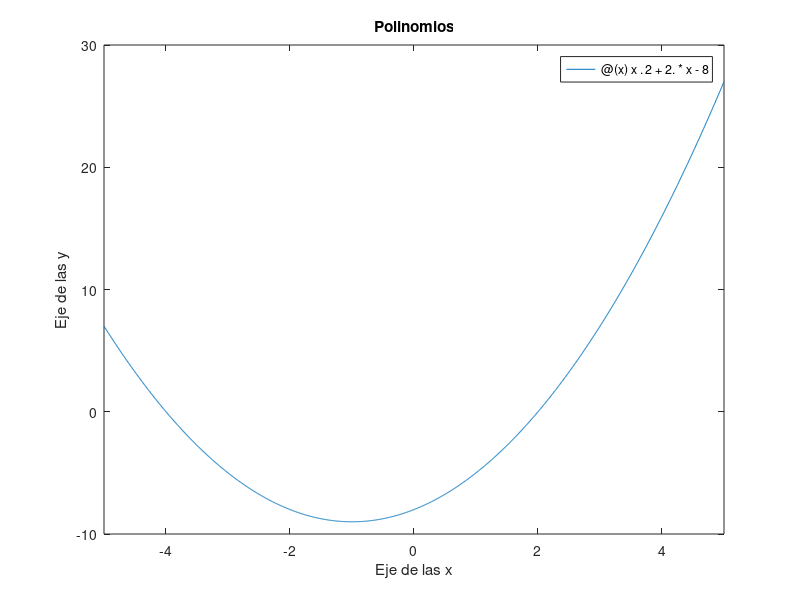

This chart was generated by the following MATLAB code: (Note: this script raises an error after producing the figure.)
% F1013B.4 - Modelación Computacional de Sistemas Elétricos
% Profesor: Héctor Hernández de la Cerda
% Alumno: Alberto Horacio Orozco Ramos      Matrícula: A00831719
% Fecha: 20/Abril/21

% RESOLUCIÓN DE EJERCICIOS DE CLASE

%% Ejercicio 1

clear; 
clc;
close all;

f = @(x) x.^2 + 2. * x - 8

figure("Name","Ejemplo 1")
fplot(f)
title("Polinomios")
xlabel("Eje de las x")
ylabel("Eje de las y")
hline = refline(0,0)
hline.Color = 'r'    
grid on

%% Ejercicio 1.2
syms x
f = x.^2 + 2. * x - 8

sol = solve(f)

%% Ejercicio 2

clear; 
clc;
close all;

f = @(x) x.^3 - 6. * x.^2 + 11. * x - 6

figure("Name","Ejemplo 2")
fplot(f)
hold on
c = [1 -6 11 -6]
sol = roots(c)
plot(sol,0,'pk') %or
title("Polinomios")
xlabel("Eje de las x")
ylabel("Eje de las y")
xlim ([0 4])
ylim([-5 5])
hline = refline(0,0)
hline.Color = 'r'    
grid on

%% Ejercicio 3

clear; 
clc;
close all;

f = @(x) x.^3 - 6. * x.^2 + 11. * x - 6

figure("Name","Ejemplo 1")
fplot(f)

hold on
A = [1 -6 11 -6]
r = RaicesP(A); %llamando a la función RaicesP

disp('Las raices son: ')
disp(r)

a = f(r)
plot(r,a,'pk') %or
title("Ecuacion 1 Ejemplo")
xlabel("Eje de las x")
ylabel("Eje de las y")
xlim ([0 4])
ylim([-5 5])
hline = refline(0,0)
hline.Color = 'r'    
grid on

%% Ejercicio 4

clear; 
clc;
close all;

f = @(x) x.^3 - x.^2 - 4. * x + 4

figure("Name","Ejemplo 2")
fplot(f)

hold on
A = [1 -1 -4 4]
r = RaicesP(A); %llamando a la función RaicesP

disp('Las raices son: ')
disp(r)

a = f(r)
plot(r,a,'pk') %or
title("Ecuacion 2 Ejemplo")
xlabel("Eje de las x")
ylabel("Eje de las y")
xlim ([-3 3])
ylim([-20 20])
hline = refline(0,0)
hline.Color = 'r'    
grid on

%% Ejercicio 5

clear; 
clc;
close all;

f = @(x) -x.^4 + 10.*x.^2 - 9

figure("Name","Ejemplo 3")
fplot(f)

hold on
A = [-1 0 10 0 -9]
r = RaicesP(A); %llamando a la función RaicesP

disp('Las raices son: ')
disp(r)

a = f(r)
plot(r,a,'pk') %or
title("Ecuacion 3 Ejemplo")
xlabel("Eje de las x")
ylabel("Eje de las y")
xlim ([-4 4])
ylim([-20 20])
hline = refline(0,0)
hline.Color = 'r'    
grid on

%% Ejercicio 6

clear; 
clc;
close all;

f = @(x) 2.*x.^3 + x.^2 - 13. * x + 6

figure("Name","Ejemplo 4")
fplot(f)

hold on
A = [2 1 -13 6]
r = RaicesP(A); %llamando a la función RaicesP

disp('Las raices son: ')
disp(r)

a = f(r)
plot(r,a,'pk') %or
title("Ecuacion 3 Ejemplo")
xlabel("Eje de las x")
ylabel("Eje de las y")
xlim ([-3.5 3])
ylim([-10 30])
hline = refline(0,0)
hline.Color = 'r'    
grid on